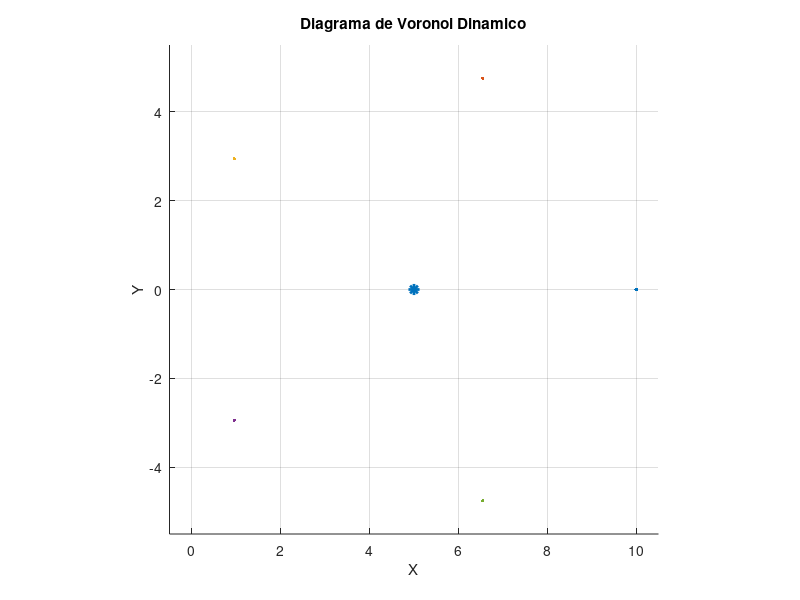

This figure's MATLAB source: (Note: this script raises an error after producing the figure.)

central_point = [0, 0];
padding = 0.5;

aux =                   input("Posición x del centro                   : ");
central_point(1) = aux;
aux =                   input("Posición y del centro                   : ");
central_point(1) = aux;

num_points = input("Número de puntos : ");

radii = [];
speeds = [];
angles = [];

for i=1 : num_points
    radii(i) =  input("Indica la distancia del centro           : ");
    speeds(i) = input("Indica la velocidad angular (°/frame)    : ");
end
angles = linspace(0, 2 * pi, num_points + 1);
angles(end) = [];

points_data = struct('radius', num2cell(radii), 'speed', num2cell(speeds), 'angle', num2cell(angles));

% Colores, incluye el punto central
colors = lines(num_points + 1);

% Espacio del universo (cuadrado)
min_x = -max(radii) + central_point(1);
min_y = -max(radii) + central_point(2);
max_x = max(radii) + central_point(1);
max_y = max(radii) + + central_point(2);

% Espacio disponible (caja inicial que abarca todo el plano)
box = [min_x - padding, min_y - padding;
           max_x + padding, min_y - padding;
           max_x + padding, max_y + padding;
           min_x - padding, max_y + padding];

figure;
hold on;
axis equal;
axis([ min_x - padding max_x+padding min_y-padding max_y+padding]);
grid on;
title('Diagrama de Voronoi Dinamico');
xlabel('X');
ylabel('Y');

central_marker = plot(central_point(1), central_point(2), '*', 'MarkerSize', 8, 'LineWidth', 2);
points = arrayfun(@(i) plot(nan, nan, '.', 'MarkerSize', 8, 'Color', colors(i, :)), 1:num_points);

voronoi_handle = [];

num_frames = 360;

for frame = 1:num_frames
    x_positions = zeros(num_points + 1, 1);
    y_positions = zeros(num_points + 1, 1);
    x_positions(1) = central_point(1);
    y_positions(1) = central_point(2);

    for i = 1:num_points
        x = central_point(1) + points_data(i).radius * cos(points_data(i).angle);
        y = central_point(2) + points_data(i).radius * sin(points_data(i).angle);

        set(points(i), 'XData', x, 'YData', y);

        points_data(i).angle = points_data(i).angle + points_data(i).speed;

        x_positions(i + 1) = x;
        y_positions(i + 1) = y;
    end

    if ~isempty(voronoi_handle)
        delete(voronoi_handle);
    end
    voronoi_handle = voronoiDiagram(x_positions, y_positions, box); % Crea diagrama de Voronoi
    drawnow;
end
